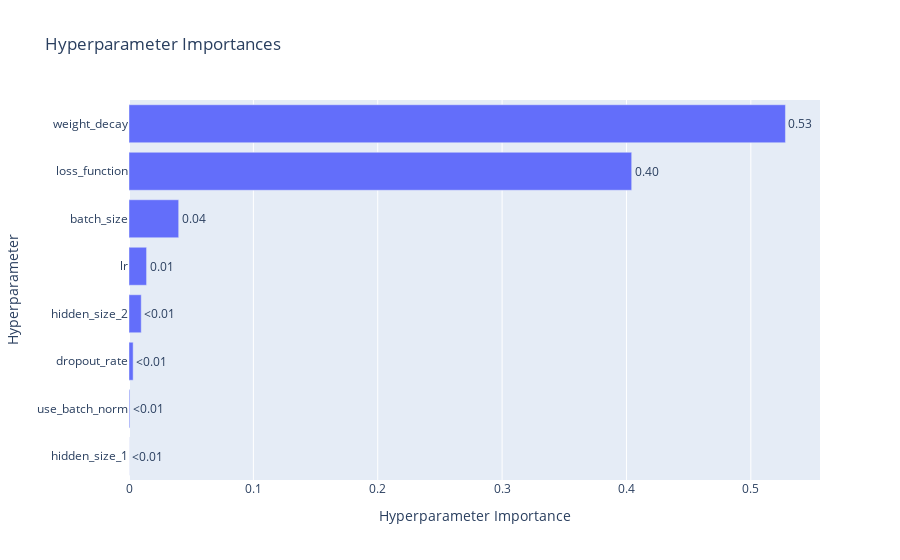
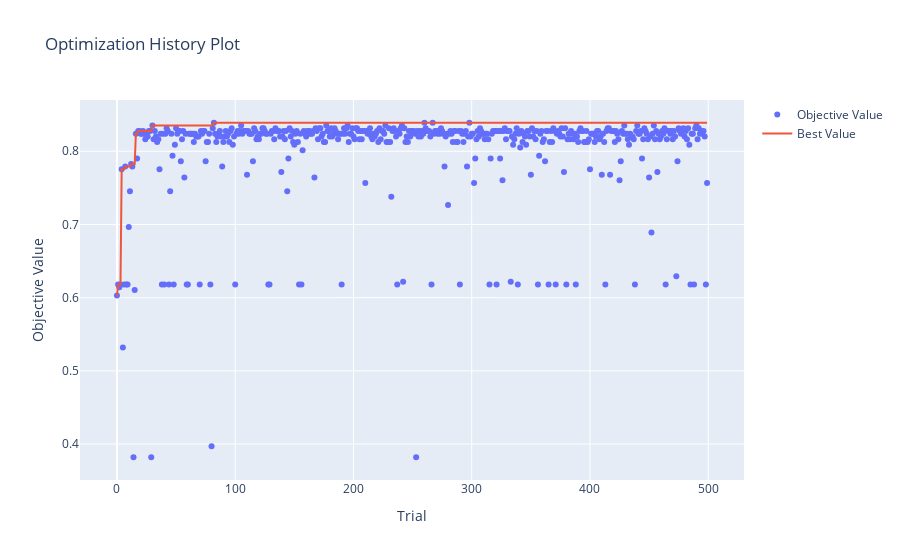
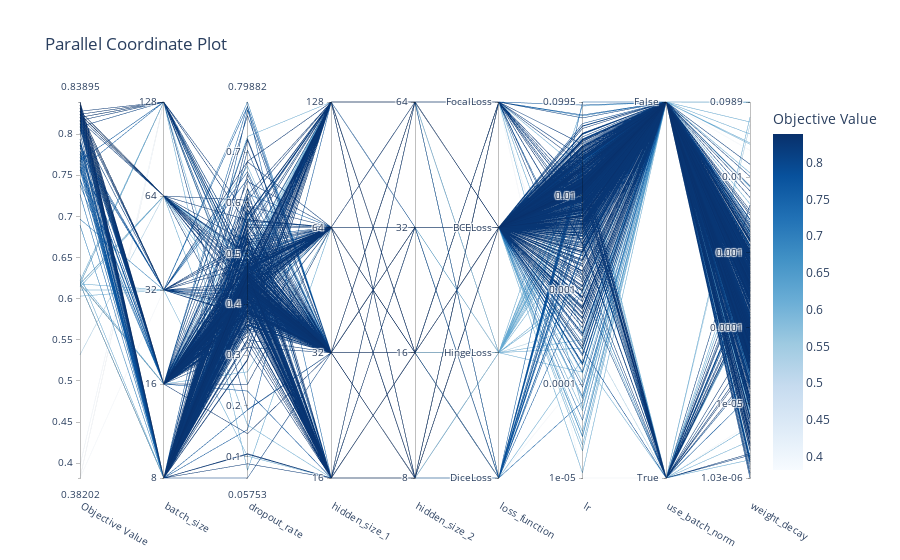
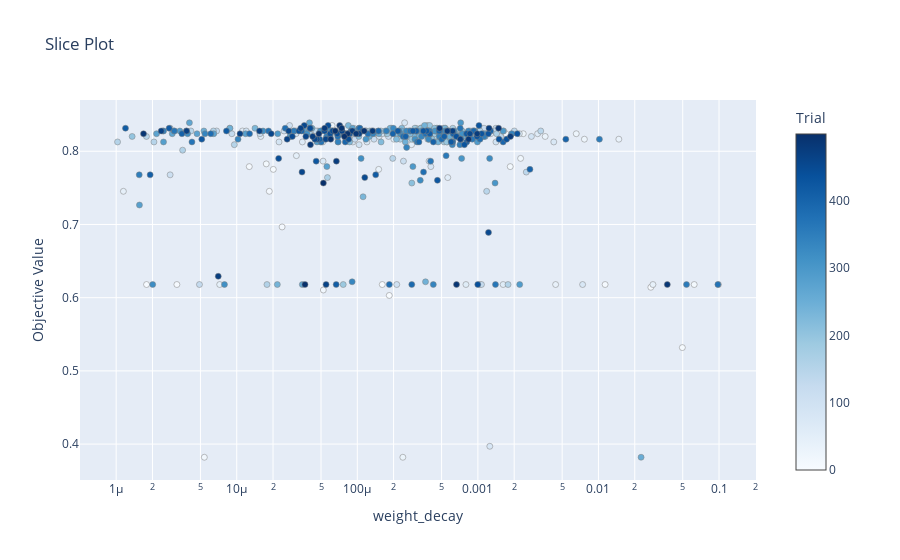

Notebook source saved alongside these figures, in order:
### Code cell
import optuna.importance
from optuna.visualization import plot_param_importances, plot_optimization_history, plot_parallel_coordinate, plot_slice
import matplotlib.pyplot as plt
import numpy as np
from scipy.stats import gaussian_kde
from scipy.interpolate import make_interp_spline

# Calculate importance of hyperparameters
importance = optuna.importance.get_param_importances(study)
print("\nHyperparameter Importance:")
for param, score in importance.items():
    print(f"  {param}: {score:.4f}")

# Optuna plots
plot_param_importances(study).show()
plot_optimization_history(study).show()
plot_parallel_coordinate(study).show()

# Plot slice plot for the most important parameter
most_important_param = max(importance, key=importance.get)
plot_slice(study, params=[most_important_param]).show()

# Analyze the distribution of tried values for each parameter
categorical_params = ['batch_size', 'hidden_size_1', 'hidden_size_2', 'loss_function']
boolean_params = ['use_batch_norm']
continuous_params = [param for param in best_params.keys() if param not in categorical_params and param not in boolean_params]

fig, axs = plt.subplots(len(best_params), 1, figsize=(15, 5*len(best_params)))

for i, param in enumerate(best_params.keys()):
    values = [t.params[param] for t in study.trials if param in t.params]
    
    if param in categorical_params or param in boolean_params:
        unique_values, counts = np.unique(values, return_counts=True)
        axs[i].bar(range(len(unique_values)), counts)
        axs[i].set_xticks(range(len(unique_values)))
        axs[i].set_xticklabels(unique_values, rotation=45)
    else:
        # For continuous parameters, use a scatter plot with a best-fit line
        x = np.array(values)
        y = gaussian_kde(x)(x)  # Estimate the density
        
        # Sort the points by x, so that the line will be properly connected
        idx = x.argsort()
        x = x[idx]
        y = y[idx]

        # Create the scatter plot
        axs[i].scatter(x, y, alpha=0.5)
        
        # Create a smooth line using interpolation
        spl = make_interp_spline(x, y, k=3)  # type: BSpline
        x_smooth = np.linspace(x.min(), x.max(), 300)
        y_smooth = spl(x_smooth)
        
        # Plot the smooth line
        axs[i].plot(x_smooth, y_smooth, 'r-', linewidth=2)
    
    axs[i].set_title(f'Distribution of {param}')
    axs[i].set_xlabel(param)
    axs[i].set_ylabel('Density' if param not in categorical_params and param not in boolean_params else 'Count')

plt.tight_layout()
plt.show()

# Print summary statistics for each parameter
print("\nParameter Summary Statistics:")
for param in best_params.keys():
    values = [t.params[param] for t in study.trials if param in t.params]
    if param in categorical_params or param in boolean_params:
        print(f"\n{param}:")
        unique_values, counts = np.unique(values, return_counts=True)
        mode_index = np.argmax(counts)
        print(f"  Mode: {unique_values[mode_index]}")
        print(f"  Value Counts:")
        for value, count in zip(unique_values, counts):
            print(f"    {value}: {count}")
    else:
        print(f"\n{param}:")
        print(f"  Mean: {np.mean(values):.4f}")
        print(f"  Median: {np.median(values):.4f}")
        print(f"  Std Dev: {np.std(values):.4f}")
        print(f"  Min: {np.min(values):.4f}")
        print(f"  Max: {np.max(values):.4f}")

### Figure 1 — Plotly figure (JSON) as saved in the notebook; plotly's stock layout.template omitted (floating-point values rounded to 4 significant figures)
{"data": [{"cliponaxis": false, "hovertemplate": ["hidden_size_1 (CategoricalDistribution): 6.637169701125051e-05<extra></extra>", "use_batch_norm (CategoricalDistribution): 0.000632069091363254<extra></extra>", "dropout_rate (FloatDistribution): 0.0033391440548562732<extra></extra>", "hidden_size_2 (CategoricalDistribution): 0.009841225755679264<extra></extra>", "lr (FloatDistribution): 0.014124662018100646<extra></extra>", "batch_size (CategoricalDistribution): 0.03995404103542726<extra></extra>", "loss_function (CategoricalDistribution): 0.40420224758217543<extra></extra>", "weight_decay (FloatDistribution): 0.5278402387653864<extra></extra>"], "name": "Objective Value", "orientation": "h", "text": ["<0.01", "<0.01", "<0.01", "<0.01", "0.01", "0.04", "0.40", "0.53"], "textposition": "outside", "type": "bar", "x": [6.637e-05, 0.0006321, 0.003339, 0.009841, 0.01412, 0.03995, 0.4042, 0.5278], "y": ["hidden_size_1", "use_batch_norm", "dropout_rate", "hidden_size_2", "lr", "batch_size", "loss_function", "weight_decay"]}], "layout": {"title": {"text": "Hyperparameter Importances"}, "xaxis": {"title": {"text": "Hyperparameter Importance"}}, "yaxis": {"title": {"text": "Hyperparameter"}}}}

### Figure 2 — Plotly figure (JSON) as saved in the notebook; plotly's stock layout.template omitted (floating-point values rounded to 4 significant figures; data arrays with more than 128 entries replaced by an {"elided": "..."} marker saying what was removed)
{"data": [{"mode": "markers", "name": "Objective Value", "type": "scatter", "x": {"elided": "500 int values"}, "y": {"elided": "500 float values"}}, {"mode": "lines", "name": "Best Value", "type": "scatter", "x": {"elided": "500 int values"}, "y": {"elided": "500 float values"}}, {"marker": {"color": "#cccccc"}, "mode": "markers", "name": "Infeasible Trial", "showlegend": false, "type": "scatter", "x": [], "y": []}], "layout": {"title": {"text": "Optimization History Plot"}, "xaxis": {"title": {"text": "Trial"}}, "yaxis": {"title": {"text": "Objective Value"}}}}

### Figure 3 — Plotly figure (JSON) as saved in the notebook; plotly's stock layout.template omitted (floating-point values rounded to 4 significant figures; data arrays with more than 128 entries replaced by an {"elided": "..."} marker saying what was removed)
{"data": [{"dimensions": [{"label": "Objective Value", "range": [0.382, 0.839], "values": {"elided": "500 float values"}}, {"label": "batch_size", "range": [0, 4], "ticktext": ["8", "16", "32", "64", "128"], "tickvals": [0, 1, 2, 3, 4], "values": {"elided": "500 int values"}}, {"label": "dropout_rate", "range": [0.05753, 0.7988], "values": {"elided": "500 float values"}}, {"label": "hidden_size_1", "range": [0, 3], "ticktext": ["16", "32", "64", "128"], "tickvals": [0, 1, 2, 3], "values": {"elided": "500 int values"}}, {"label": "hidden_size_2", "range": [0, 3], "ticktext": ["8", "16", "32", "64"], "tickvals": [0, 1, 2, 3], "values": {"elided": "500 int values"}}, {"label": "loss_function", "range": [0, 3], "ticktext": ["DiceLoss", "HingeLoss", "BCELoss", "FocalLoss"], "tickvals": [0, 1, 2, 3], "values": {"elided": "500 int values"}}, {"label": "lr", "range": [-4.999, -1.002], "ticktext": ["1e-05", "0.0001", "0.001", "0.01", "0.0995"], "tickvals": [-4.999, -4, -3, -2, -1.002], "values": {"elided": "500 float values"}}, {"label": "use_batch_norm", "range": [0, 1], "ticktext": ["True", "False"], "tickvals": [0, 1], "values": {"elided": "500 int values"}}, {"label": "weight_decay", "range": [-5.989, -1.005], "ticktext": ["1.03e-06", "1e-05", "0.0001", "0.001", "0.01", "0.0989"], "tickvals": [-5.989, -5, -4, -3, -2, -1.005], "values": {"elided": "500 float values"}}], "labelangle": 30, "labelside": "bottom", "line": {"color": {"elided": "500 float values"}, "colorbar": {"title": {"text": "Objective Value"}}, "colorscale": [[0, "rgb(247,251,255)"], [0.125, "rgb(222,235,247)"], [0.25, "rgb(198,219,239)"], [0.375, "rgb(158,202,225)"], [0.5, "rgb(107,174,214)"], [0.625, "rgb(66,146,198)"], [0.75, "rgb(33,113,181)"], [0.875, "rgb(8,81,156)"], [1, "rgb(8,48,107)"]], "reversescale": false, "showscale": true}, "type": "parcoords"}], "layout": {"title": {"text": "Parallel Coordinate Plot"}}}

### Figure 4 — Plotly figure (JSON) as saved in the notebook; plotly's stock layout.template omitted (floating-point values rounded to 4 significant figures; data arrays with more than 128 entries replaced by an {"elided": "..."} marker saying what was removed)
{"data": [{"marker": {"color": {"elided": "500 int values"}, "colorbar": {"title": {"text": "Trial"}, "x": 1, "xpad": 40}, "colorscale": [[0, "rgb(247,251,255)"], [0.125, "rgb(222,235,247)"], [0.25, "rgb(198,219,239)"], [0.375, "rgb(158,202,225)"], [0.5, "rgb(107,174,214)"], [0.625, "rgb(66,146,198)"], [0.75, "rgb(33,113,181)"], [0.875, "rgb(8,81,156)"], [1, "rgb(8,48,107)"]], "line": {"color": "Grey", "width": 0.5}}, "mode": "markers", "name": "Feasible Trial", "showlegend": false, "type": "scatter", "x": {"elided": "500 float values"}, "y": {"elided": "500 float values"}}], "layout": {"title": {"text": "Slice Plot"}, "xaxis": {"title": {"text": "weight_decay"}, "type": "log"}, "yaxis": {"title": {"text": "Objective Value"}}}}
